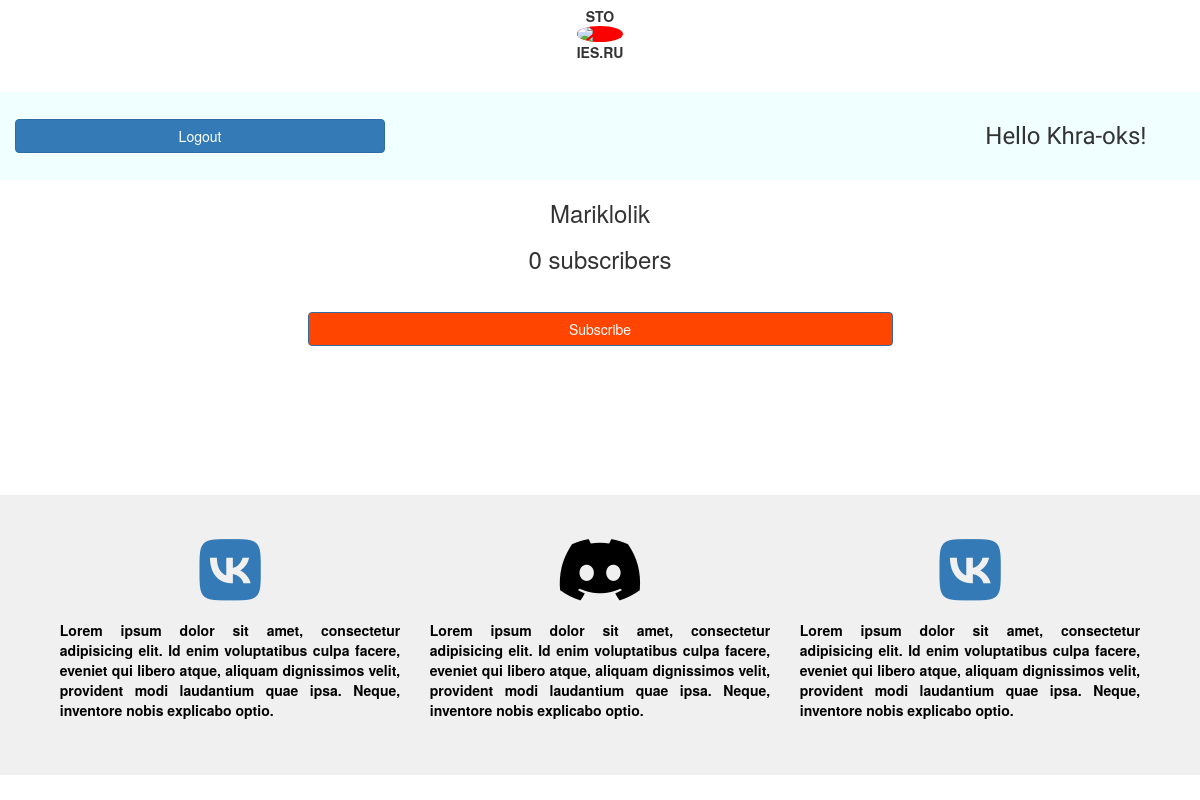
/author/5 (signed in), run on an earlier commit of the app's database.
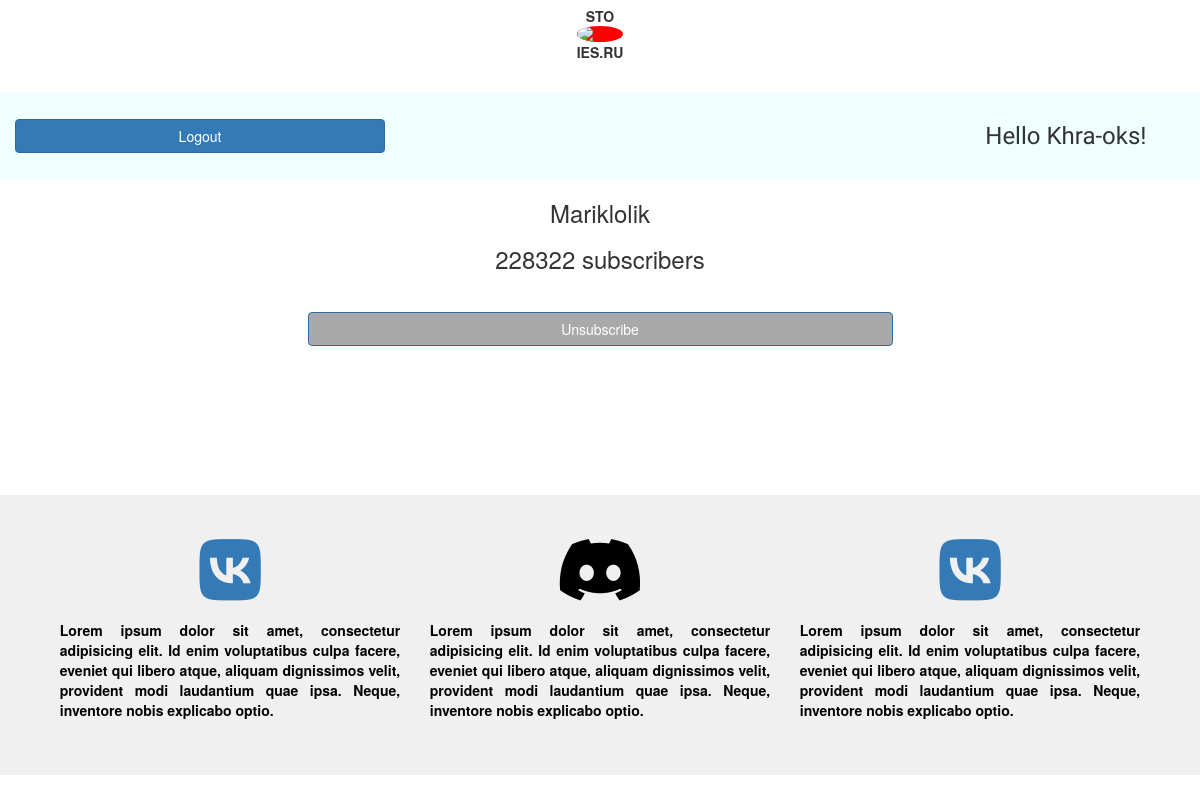
And on a later commit of the database.
### dbremote/user.py (models this page shows, shortened)
class User(SqlAlchemyBase, UserMixin):
    __tablename__ = 'users'
    id = sqlalchemy.Column(sqlalchemy.Integer,
                           primary_key=True, autoincrement=True)
    nickname = sqlalchemy.Column(sqlalchemy.String, nullable=True)
    email = sqlalchemy.Column(sqlalchemy.String,
                              index=True, unique=True, nullable=True)
    hashed_password = sqlalchemy.Column(sqlalchemy.String, nullable=True)
    created_date = sqlalchemy.Column(sqlalchemy.DateTime,
                                     default=datetime.datetime.now)
    followers = sqlalchemy.Column(sqlalchemy.Integer, default=0)
    followed = orm.relationship(
        'User', secondary=follow_table,
        primaryjoin=(follow_table.c.follower_id == id),
        secondaryjoin=(follow_table.c.followed_id == id),
        backref=orm.backref('follow_table', lazy='dynamic'), lazy='dynamic')
    utype = sqlalchemy.Column(sqlalchemy.Boolean,
                              default=False)
    stories = orm.relationship("Story", back_populates='author')
    avatar = sqlalchemy.Column(sqlalchemy.String, nullable=True, default="data/default.jpg")

### acman_api.py (the view, shortened to what this page needs)
@blueprint.route("/author/<int:aid>", methods=["GET", "POST"])  # "визитная карточка" автора
def card(aid):
    session = create_session()
    author = session.query(User).filter(User.id == aid).first()
    user = session.query(User).filter(User.id == current_user.id).first()
    if flask.request.method == 'GET':
        if not current_user.is_authenticated:
            return flask.redirect("/")
        subscribed = author in user.followed
        return flask.render_template("card.html", name=author.nickname, fc=author.followers, sub=subscribed)

### dbremote/db_session.py (called while the page is built)
def create_session() -> Session:
    global __factory
    return __factory()

### main.py (called while the page is built)
@login_manager.user_loader
def load_user(user_id):
    session = db_session.create_session()
    return session.query(User).get(user_id)

### templates/card.html
{% extends "base.html" %}
{% block content %}
<h3 class="username" style="text-align: center;">{{ name }}</h3>
<h3 class="username" style="text-align: center;">{{ fc }} subscribers</h3>
<form method='post'>
    <div class="row">
        <div class="col-6" style="justify-content: center; margin: 0 auto;">
            {% if not sub %}
            <input type="submit" class="btn btn-block btn-primary" name='subscribe-button' value="Subscribe" style="margin:5% 0 5% 0; background-color:orangered;">
            {% else %}
            <input type="submit" class="btn btn-block btn-primary" name='subscribe-button' value="Unsubscribe" style="margin:5% 0 5% 0;background-color:darkgray;">
            {% endif %}
        </div>
    </div>
</form>
{% endblock %}

What changed in the data, as far as the page shows it:
changed User "Mariklolik": followers (not shown) → "228322"
Also different on the page:
form field subscribe-button: (not shown) → "Unsubscribe"
{{ fc }}: "0" → (not shown)
form field subscribe-button: "Subscribe" → (not shown)
